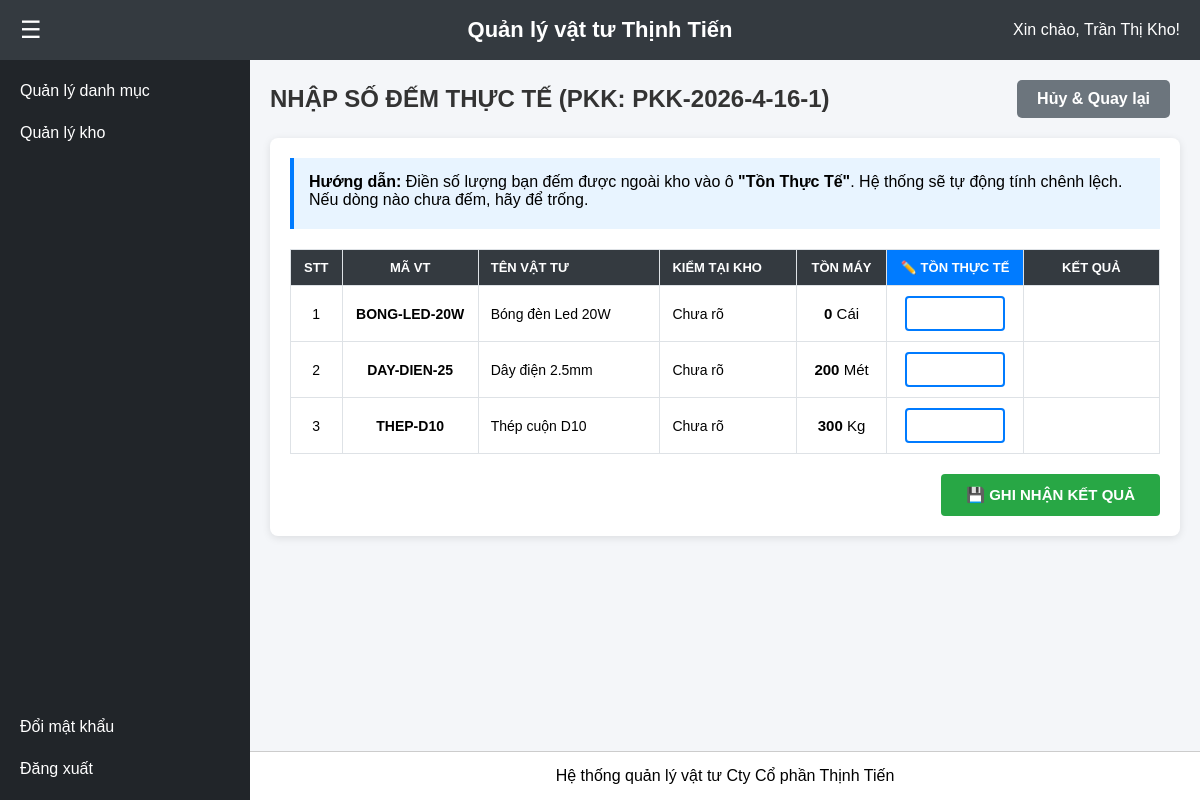
/qlk_qlpkk.php?action=input_result&id=1 (signed in), run on the app's committed database.
### tables this page shows
CREATE TABLE IF NOT EXISTS `nguoi_dung` (
  `id_nguoi_dung` int(11) NOT NULL AUTO_INCREMENT,
  `tai_khoan` varchar(50) NOT NULL,
  `mat_khau` varchar(255) NOT NULL,
  `ho_ten` varchar(100) NOT NULL,
  `id_vai_tro` int(11) DEFAULT NULL,
  PRIMARY KEY (`id_nguoi_dung`),
  UNIQUE KEY `tai_khoan` (`tai_khoan`),
  KEY `fk_nguoidung_vaitro` (`id_vai_tro`)
);

CREATE TABLE IF NOT EXISTS `phieu_kiem_ke` (
  `id_phieu_kk` int(11) NOT NULL AUTO_INCREMENT,
  `so_phieu` varchar(50) NOT NULL,
  `ngay_lap` datetime DEFAULT current_timestamp(),
  `ghi_chu` text DEFAULT NULL,
  PRIMARY KEY (`id_phieu_kk`)
);

CREATE TABLE IF NOT EXISTS `chi_tiet_kiem_ke` (
  `id_phieu_kk` int(11) NOT NULL,
  `id_vat_tu` int(11) NOT NULL,
  `ton_he_thong` int(11) NOT NULL,
  PRIMARY KEY (`id_phieu_kk`,`id_vat_tu`)
);

CREATE TABLE IF NOT EXISTS `vat_tu` (
  `id_vat_tu` int(11) NOT NULL AUTO_INCREMENT,
  `ma_vat_tu` varchar(50) NOT NULL,
  `ten_vat_tu` varchar(255) NOT NULL,
  `id_dvt` int(11) NOT NULL,
  `id_loai_vat_tu` int(11) DEFAULT NULL,
  `mo_ta` text DEFAULT NULL,
  `anh_vat_tu` varchar(255) DEFAULT NULL,
  `id_hsx` int(11) DEFAULT NULL,
  `id_kho` int(11) NOT NULL,
  PRIMARY KEY (`id_vat_tu`),
  UNIQUE KEY `ma_vat_tu` (`ma_vat_tu`),
  KEY `fk_vattu_dvt` (`id_dvt`),
  KEY `fk_vattu_hsx` (`id_hsx`),
  KEY `fk_vat_tu_loai` (`id_loai_vat_tu`),
  KEY `id_kho` (`id_kho`),
  KEY `id_kho_2` (`id_kho`)
);

CREATE TABLE IF NOT EXISTS `don_vi_tinh` (
  `id_dvt` int(11) NOT NULL AUTO_INCREMENT,
  `ten_don_vi_tinh` varchar(50) NOT NULL,
  PRIMARY KEY (`id_dvt`)
);

### qlk_qlpkk.php (the view, shortened to what this page needs)
<?php
include 'db_connect.php';
$has_id_kho = false;
$has_ton_thuc_te = false;
?>
<!DOCTYPE html>
<html lang="vi">
<head>
    <link rel="stylesheet" href="/css/style.css?v=<?php echo time(); ?>">
</head>
<body>
    <?php include 'includes/header.php'; ?>
    <div class="wrapper">
        <?php include 'includes/sidebar.php'; ?>
        <div class="main-content">
            <main>
                <?php
                if (isset($_GET['action']) && $_GET['action'] == 'input_result' && isset($_GET['id'])):
                    $id_input = intval($_GET['id']);
                    $phieu = mysqli_fetch_assoc(mysqli_query($conn, "SELECT * FROM phieu_kiem_ke WHERE id_phieu_kk = '$id_input'"));
                ?>
                    <div class="toolbar">
                        <h2 class="page-title" style="margin: 0; color: #333;">NHẬP SỐ ĐẾM THỰC TẾ (PKK: <?=$phieu['so_phieu']?>)</h2>
                        <a href="qlk_qlpkk.php" class="btn-back">Hủy & Quay lại</a>
                    </div>
                    <div class="pkk-section">
                        <div style="background: #e8f4ff; border-left: 4px solid #007bff; padding: 15px; margin-bottom: 20px;">
                            <p style="margin: 0 0 5px 0;"><strong>Hướng dẫn:</strong> Điền số lượng bạn đếm được ngoài kho vào ô <b>"Tồn Thực Tế"</b>. Hệ thống sẽ tự động tính chênh lệch. Nếu dòng nào chưa đếm, hãy để trống.</p>
                        </div>
                        <form method="POST" action="qlk_qlpkk.php">
                            <table class="data-table">
                                <thead>
                                    <tr>
                                        <th width="5%" class="text-center">STT</th>
                                        <th width="15%" class="text-center">Mã VT</th>
                                        <th width="20%" class="text-left">Tên vật tư</th>
                                        <th width="15%" class="text-left">Kiểm tại Kho</th>
                                        <th width="10%" class="text-center">Tồn Máy</th>
                                        <th width="15%" class="text-center" style="background: #007bff;">✏️ TỒN THỰC TẾ</th>
                                        <th width="15%" class="text-center">KẾT QUẢ</th>
                                    </tr>
                                </thead>
                                <tbody>
                                    <?php
                                    $col_select = $has_ton_thuc_te ? "ct.ton_thuc_te," : "";
                                    if ($has_id_kho) {
                                        $sql_chitiet = "SELECT ct.id_vat_tu, ct.id_kho, ct.ton_he_thong, $col_select vt.ma_vat_tu, vt.ten_vat_tu, dvt.ten_don_vi_tinh, k.ten_kho
                                                        FROM chi_tiet_kiem_ke ct
                                                        JOIN vat_tu vt ON ct.id_vat_tu = vt.id_vat_tu
                                                        LEFT JOIN don_vi_tinh dvt ON vt.id_dvt = dvt.id_dvt
                                                        LEFT JOIN kho k ON ct.id_kho = k.id_kho
                                                        WHERE ct.id_phieu_kk = '$id_input'
                                                        ORDER BY k.ten_kho ASC, vt.ten_vat_tu ASC";
                                    } else {
                                        $sql_chitiet = "SELECT ct.id_vat_tu, 0 as id_kho, ct.ton_he_thong, $col_select vt.ma_vat_tu, vt.ten_vat_tu, dvt.ten_don_vi_tinh, 'Chưa rõ' AS ten_kho
                                                        FROM chi_tiet_kiem_ke ct
                                                        JOIN vat_tu vt ON ct.id_vat_tu = vt.id_vat_tu
                                                        LEFT JOIN don_vi_tinh dvt ON vt.id_dvt = dvt.id_dvt
                                                        WHERE ct.id_phieu_kk = '$id_input'
                                                        ORDER BY vt.ten_vat_tu ASC";
                                    }
                                    $result_ct = mysqli_query($conn, $sql_chitiet);
                                    $stt = 1;
                                    while ($item = mysqli_fetch_assoc($result_ct)) {
                                        $kho = !empty($item['ten_kho']) ? $item['ten_kho'] : "<i>Chưa phân kho</i>";
                                        $unique_key = $item['id_vat_tu'] . '_' . $item['id_kho'];
                                        $ton_he_thong = floatval($item['ton_he_thong']);
                                        $ton_thuc_te_val = ($has_ton_thuc_te && $item['ton_thuc_te'] !== null) ? $item['ton_thuc_te'] : "";
                                        echo "<tr>";
                                        echo "<td class='text-center'>{$stt}</td>";
                                        echo "<td class='text-center'><strong>{$item['ma_vat_tu']}</strong></td>";
                                        echo "<td class='text-left'>{$item['ten_vat_tu']}</td>";
                                        echo "<td class='text-left'>{$kho}</td>";
                                        echo "<td class='text-center' style='font-size: 15px;'><strong>{$ton_he_thong}</strong> {$item['ten_don_vi_tinh']}</td>";
                                        echo "<td class='text-center'>
                                                <input type='number' step='0.01' class='input-soluong'
                                                       name='ton_thuc_te[{$unique_key}]'
                                                       value='{$ton_thuc_te_val}'
                                                       oninput='calcDiff(this, {$ton_he_thong}, \"diff_{$unique_key}\")'>
                                              </td>";
                                        echo "<td class='text-center' id='diff_{$unique_key}' style='font-size: 14px;'></td>";
                                        echo "</tr>";
                                        $stt++;
                                    }
                                    ?>
                                </tbody>
                            </table>
                            <div style="text-align: right; margin-top: 20px;">
                                <button type="submit" style="padding: 12px 25px; background: #28a745; color: white; border: none; border-radius: 4px; font-weight: bold; cursor: pointer; font-size: 15px;">💾 GHI NHẬN KẾT QUẢ</button>
                            </div>
                        </form>
                    </div>
                <?php
                endif; ?>
            </main>
            <?php include 'includes/footer.php'; ?>
        </div>
    </div>
</body>
</html>

### includes/header.php (shortened to what this page needs)
<?php
include 'db_connect.php';
$id_nguoi_dung = $_SESSION['id_nguoi_dung'];
$sql = "SELECT * FROM nguoi_dung WHERE id_nguoi_dung='$id_nguoi_dung'";
$result_user = mysqli_query($conn, $sql);
if ($row = mysqli_fetch_assoc($result_user)) {
    $ho_ten = $row['ho_ten'];
} else {
    $ho_ten = "Admin";
}
?>
<header>
    <div class="header-left">
        <button class="btn-toggle" onclick="dongMoSidebar()">☰</button>
    </div>
    <div class="header-center">
        Quản lý vật tư Thịnh Tiến
    </div>
    <div class="header-right">
        Xin chào, <?php echo $ho_ten; ?>!
    </div>
</header>

### css/style.css (style rules this page uses)
* { margin: 0; padding: 0; box-sizing: border-box; font-family: Arial, sans-serif; }
body { display: flex; flex-direction: column; height: 100vh; }
header { display: flex; align-items: center; background-color: #343a40; color: white; height: 60px; padding: 0 20px; }
.header-left { flex: 1; display: flex; justify-content: flex-start; }
.header-center { flex: 1; display: flex; justify-content: center; font-size: 22px; font-weight: bold; }
.header-right { flex: 1; display: flex; justify-content: flex-end; }
.btn-toggle { background: transparent; border: none; color: white; font-size: 24px; cursor: pointer; }
.wrapper { display: flex; flex: 1; overflow: hidden; }
.main-content { flex: 1; display: flex; flex-direction: column; background: #f4f6f9; }
main { flex: 1; padding: 20px; }
.text-center { text-align: center; }
.text-left { text-align: left; }

### qlk_qlpkk.php (style rules this page uses)
.toolbar { display: flex; justify-content: space-between; align-items: center; margin-bottom: 20px; }
.pkk-section { background: white; padding: 20px; border-radius: 8px; box-shadow: 0 2px 8px rgba(0,0,0,0.1); margin-bottom: 25px; }
.data-table { width: 100%; border-collapse: collapse; margin-top: 10px; font-size: 14px; }
.data-table th, .data-table td { border: 1px solid #dee2e6; padding: 10px 12px; vertical-align: middle; }
.data-table thead th { background-color: #343a40; color: #ffffff; text-transform: uppercase; font-size: 13px; font-weight: bold; position: sticky; top: 0; }
.btn-back { background-color: #6c757d; color: white; padding: 10px 20px; border: none; border-radius: 5px; cursor: pointer; font-weight: bold; text-decoration: none; display: inline-block; margin-right: 10px; }
.input-soluong { width: 100px; padding: 8px; border: 2px solid #007bff; border-radius: 4px; font-weight: bold; text-align: center; outline: none; }

### data on the page
nguoi_dung: ho_ten "Trần Thị Kho"
phieu_kiem_ke: so_phieu "PKK-2026-4-16-1"
chi_tiet_kiem_ke: id_vat_tu.ma_vat_tu "BONG-LED-20W", id_vat_tu.ten_vat_tu "Bóng đèn Led 20W", ten_kho "Chưa rõ", ton_he_thong "0", don_vi_tinh.ten_don_vi_tinh "Cái"
chi_tiet_kiem_ke: id_vat_tu.ma_vat_tu "DAY-DIEN-25", id_vat_tu.ten_vat_tu "Dây điện 2.5mm", ten_kho "Chưa rõ", ton_he_thong "200", don_vi_tinh.ten_don_vi_tinh "Mét"
chi_tiet_kiem_ke: id_vat_tu.ma_vat_tu "THEP-D10", id_vat_tu.ten_vat_tu "Thép cuộn D10", ten_kho "Chưa rõ", ton_he_thong "300", don_vi_tinh.ten_don_vi_tinh "Kg"
